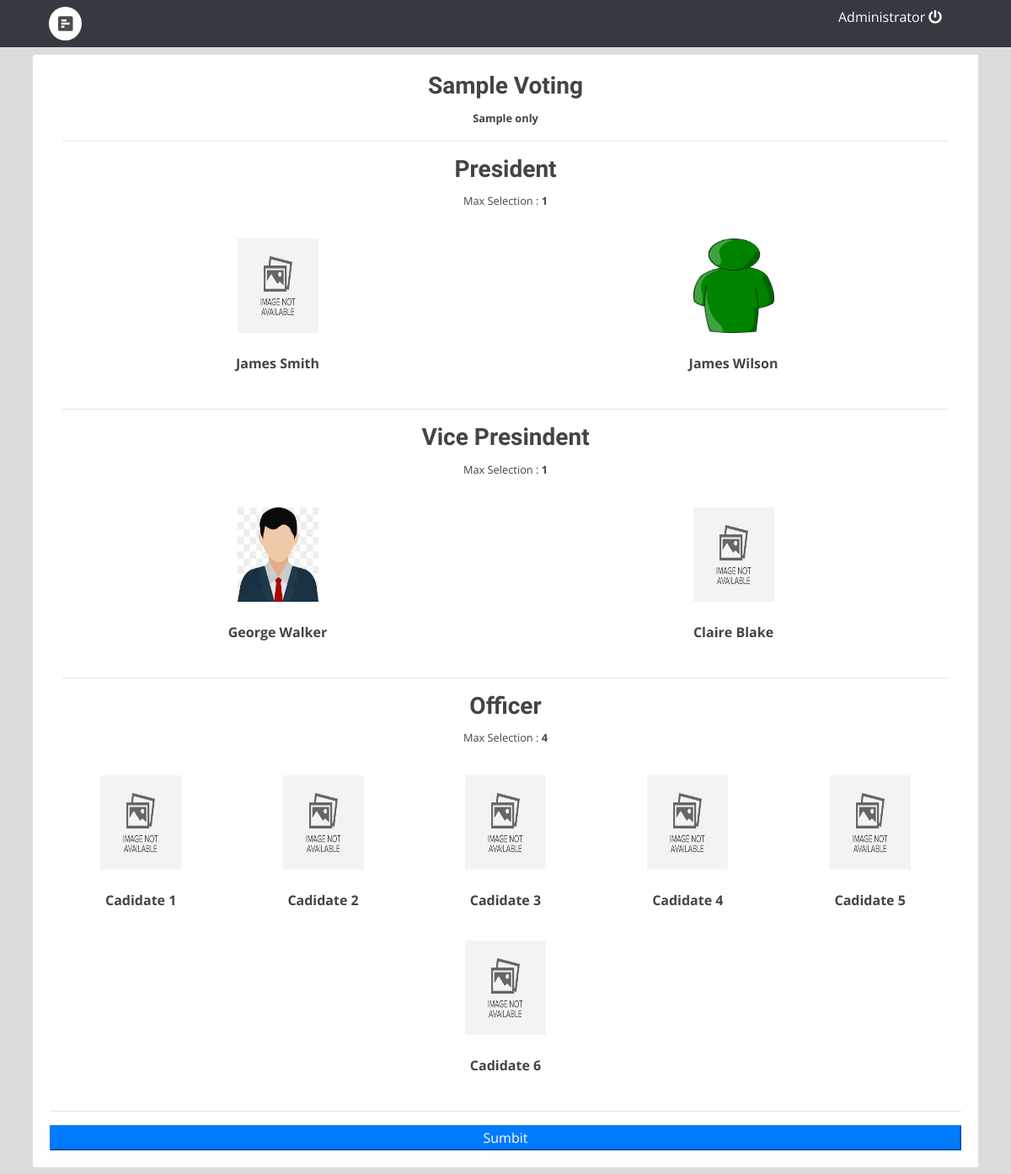
The app's page /voting.php (signed in), older data.
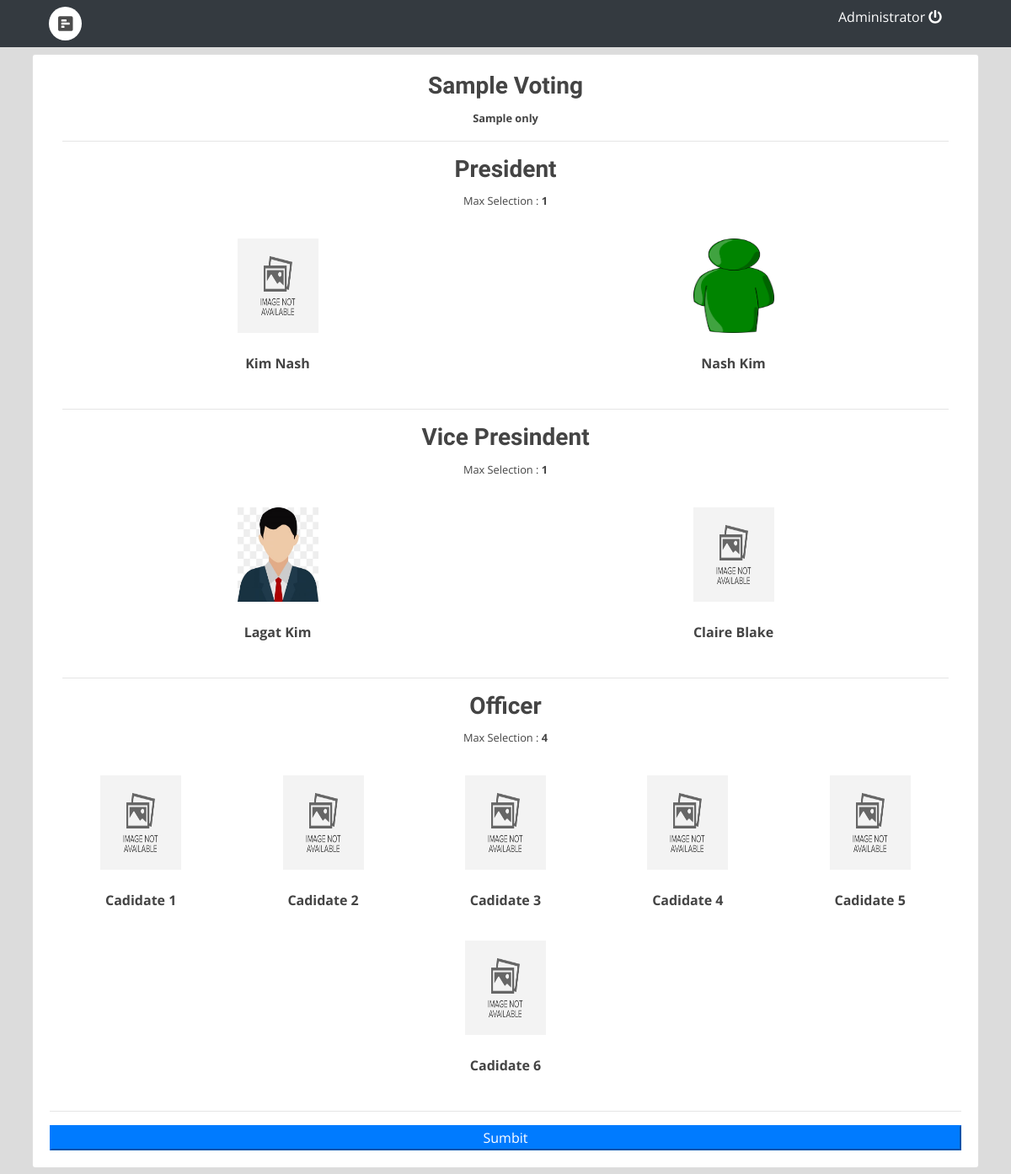
The same page, newer data.
### tables this page shows
CREATE TABLE `voting_opt` (
  `id` int(30) NOT NULL,
  `voting_id` int(30) NOT NULL,
  `category_id` int(30) NOT NULL,
  `image_path` text NOT NULL,
  `opt_txt` text NOT NULL
);

### vote_sheet.php (the view, shortened to what this page needs)
<?php include('db_connect.php');?>
<?php
	$opts = $conn->query("SELECT * FROM voting_opt where voting_id=".$id);
	$opt_arr = array();
	$set_arr = array();
	while($row=$opts->fetch_assoc()){
		$opt_arr[$row['category_id']][] = $row;
		$set_arr[$row['category_id']] = array('id'=>'','max_selection'=>1);
	}
	$settings = $conn->query("SELECT * FROM voting_cat_settings where voting_id=".$id);
	while($row=$settings->fetch_assoc()){
		$set_arr[$row['category_id']] = $row;
	}
?>
<div class="container-fluid">
	<div class="col-lg-12">
		<div class="card">
			<div class="card-body">
				<form action="" id="manage-vote">
				<div class="col-lg-12">
					<div class="text-center">
						<h3><b><?php echo $title ?></b></h3>
						<small><b><?php echo $description; ?></b></small>
					</div>
					<?php
					$cats = $conn->query("SELECT * FROM category_list where id in (SELECT category_id from voting_opt where voting_id = '".$id."' )");
					while($row = $cats->fetch_assoc()):
					?>
						<hr>
						<div class="row mb-4">
							<div class="col-md-12">
									<div class="text-center">
										<h3><b><?php echo $row['category'] ?></b></h3>
									<small>Max Selection : <b><?php echo $set_arr[$row['id']]['max_selection']; ?></b></small>
									</div>
							</div>
						</div>
						<div class="row mt-3">
						<?php foreach ($opt_arr[$row['id']] as $candidate) {
						?>
							<div class="candidate" style="position: relative;" data-cid = '<?php echo $row['id'] ?>'  data-max="<?php echo $set_arr[$row['id']]['max_selection'] ?>" data-name="<?php echo $row['category'] ?>">
								<div class="item"  data-id="<?php echo $candidate['id'] ?>">
								<div style="display: flex">
									<img src="assets/img/<?php echo $candidate['image_path'] ?>" alt="">
								</div>
								<br>
								<div class="text-center">
									<large class="text-center"><b><?php echo ucwords($candidate['opt_txt']) ?></b></large>
								</div>
								</div>
							</div>
						<?php } ?>
						</div>
					<?php endwhile; ?>
				</div>
				<hr>
				<button class="btn-block btn-primary">Sumbit</button>
				</form>
			</div>
		</div>
	</div>
</div>

Row changes from the older to the newer data that the page shows:
changed voting_opt: opt_txt "James Smith" → "Kim Nash"
changed voting_opt: opt_txt "James Wilson" → "Nash Kim"
changed voting_opt: opt_txt "George Walker" → "Lagat Kim"
